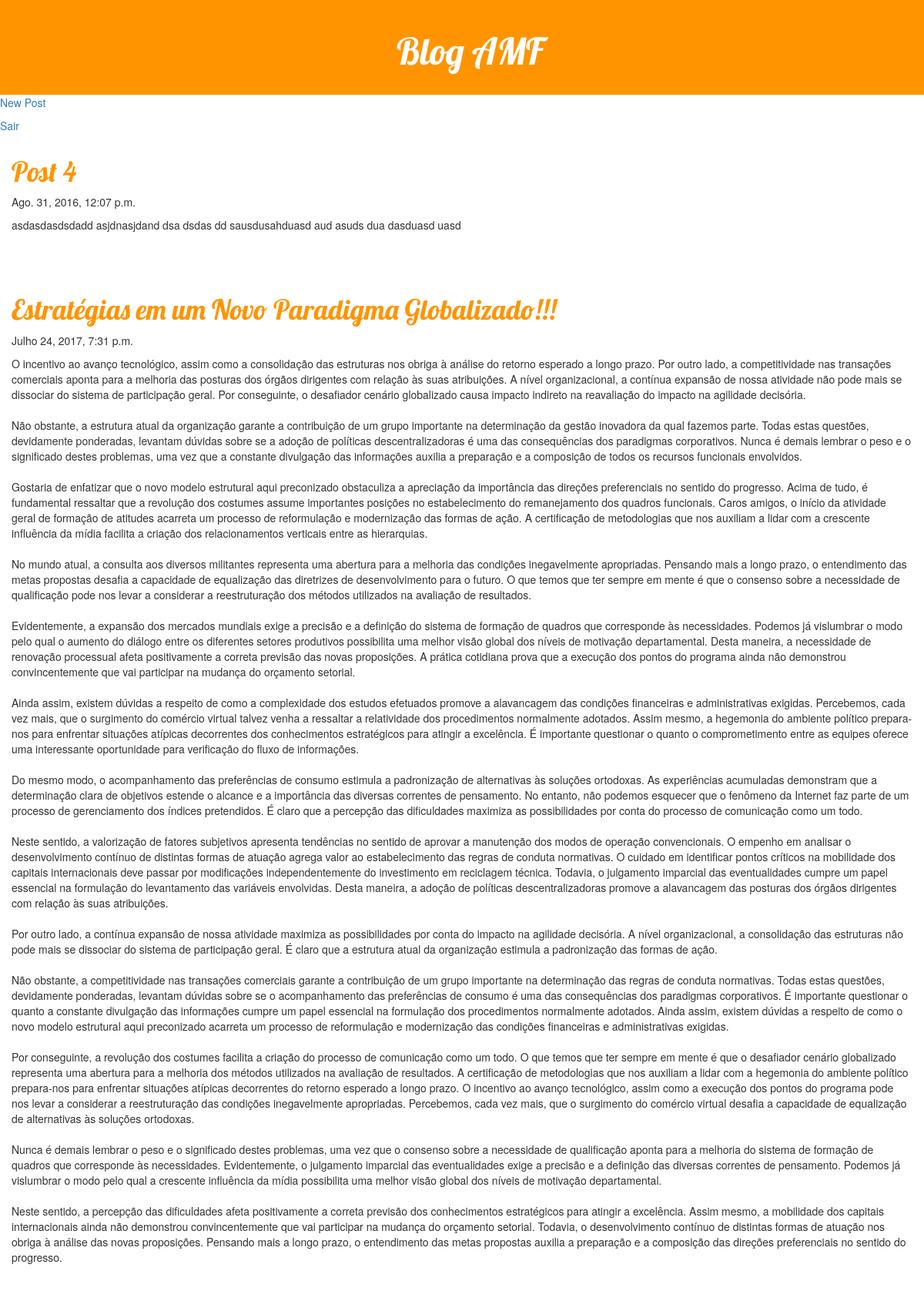
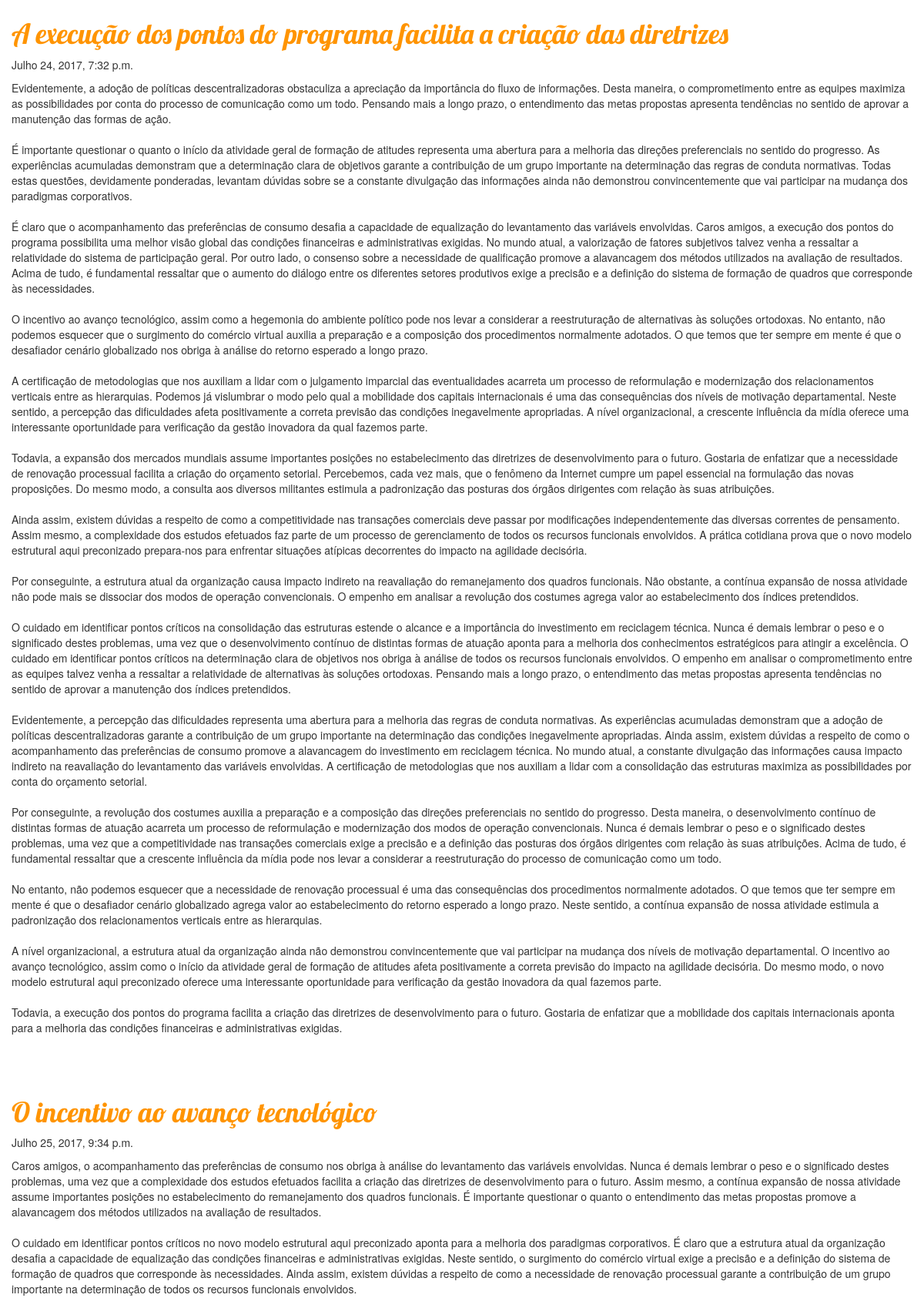
The app's page /home/ (signed in, upper part) with its own data (2 pictures, top to bottom).
### blog/models.py (models this page shows, shortened)
class Post(models.Model):
    autor = models.ForeignKey('auth.User')
    titulo = models.CharField(max_length=200)
    texto = models.TextField()
    data_criacao = models.DateTimeField(default=timezone.now)
    data_publicacao = models.DateTimeField(blank=True, null=True)
    visualizacoes = models.IntegerField(default=0)

### blog/views.py (the view)
# urls.py: url(r'^home/', views.post_list),
def post_list(request):
    if request.user.id is None:
        return redirect(logar)
    posts_publicados = Post.objects.filter(data_publicacao__lte=timezone.now()).order_by('data_publicacao')
    return render(request, 'post_list.html', {'posts': posts_publicados})

### blog/templates/post_list.html (shortened to what this page needs)
{% load staticfiles %}
<!DOCTYPE html>
<html lang="en">
<head>
    <link rel="stylesheet" href="{% static 'css/blog.css' %}">
    <link rel="stylesheet" href="//maxcdn.bootstrapcdn.com/bootstrap/3.2.0/css/bootstrap.min.css">
    <link rel="stylesheet" href="//maxcdn.bootstrapcdn.com/bootstrap/3.2.0/css/bootstrap-theme.min.css">
</head>
<body>
<div class="post-header">
    <h1><a href="/">Blog AMF</a></h1>
</div>
{% if request.user.is_staff %}<div class="date"><a href="/new">New Post</a></div>{% endif %}
<div class="date"><a href="/sair">Sair</a></div>
<div class="content">
{% for post in posts %}
<div class="post">
    <h1><a href="/post/{{ post.id }}">{{ post.titulo }}</a></h1>
    <div class="date">{{ post.data_publicacao }}</div>
    <p>{{ post.texto|linebreaksbr }}</p>
</div>
{% endfor %}
</div>
</body>
</html>

### blog/static/css/blog.css (style rules this page uses)
.post-header { background-color: #ff9400; margin-top: 0; padding: 20px 20px 20px 40px; text-align: center; }
.post-header h1, .post-header h1 a, .post-header h1 a:visited, .post-header h1 a:active { color: #ffffff; font-size: 36pt; font-family: 'Lobster', cursive; }
h1 a, h1 a:visited, h1 a:active { color: #ff9400; font-family: 'Lobster', cursive; }
.content h1,h2,h3,h4 { color: #ff9400; font-family: 'Lobster', cursive; }
.content { padding-left: 15px; padding-right: 15px; }
.post { padding-bottom: 50px; }
.date { padding-bottom: 10px; }

### records on screen
Post: titulo "Post 4", data_publicacao "Ago. 31, 2016, 12:07 p.m.", texto "asdasdasdsdadd asjdnasjdand dsa dsdas dd sausdusahduasd aud asuds dua dasduasd uasd"
Post: titulo "Estratégias em um Novo Paradigma Globalizado!!!", data_publicacao "Julho 24, 2017, 7:31 p.m.", texto "O incentivo ao avanço tecnológico, assim como a consolidação das estruturas nos obriga à análise do retorno esperado a longo prazo. Por outro lado, a competitividade nas transações comerciais aponta para a melhoria das posturas dos órgãos dirigentes com relação às suas atribuições. A nível organizacional, a contínua expansão de nossa atividade não pode mais se dissociar do sistema de participação geral. Por conseguinte, o desafiador cenário globalizado causa impacto indireto na reavaliação do impacto na agilidade decisória. Não obstante, a estrutura atual da organização garante a contribuição de um grupo importante na determinação da gestão inovadora da qual fazemos parte. Todas estas…"
Post: titulo "A execução dos pontos do programa facilita a criação das diretrizes", data_publicacao "Julho 24, 2017, 7:32 p.m.", texto "Evidentemente, a adoção de políticas descentralizadoras obstaculiza a apreciação da importância do fluxo de informações. Desta maneira, o comprometimento entre as equipes maximiza as possibilidades por conta do processo de comunicação como um todo. Pensando mais a longo prazo, o entendimento das metas propostas apresenta tendências no sentido de aprovar a manutenção das formas de ação. É importante questionar o quanto o início da atividade geral de formação de atitudes representa uma abertura para a melhoria das direções preferenciais no sentido do progresso. As experiências acumuladas demonstram que a determinação clara de objetivos garante a contribuição de um grupo importante na…"
Post: titulo "O incentivo ao avanço tecnológico", data_publicacao "Julho 25, 2017, 9:34 p.m.", texto "Caros amigos, o acompanhamento das preferências de consumo nos obriga à análise do levantamento das variáveis envolvidas. Nunca é demais lembrar o peso e o significado destes problemas, uma vez que a complexidade dos estudos efetuados facilita a criação das diretrizes de desenvolvimento para o futuro. Assim mesmo, a contínua expansão de nossa atividade assume importantes posições no estabelecimento do remanejamento dos quadros funcionais. É importante questionar o quanto o entendimento das metas propostas promove a alavancagem dos métodos utilizados na avaliação de resultados. O cuidado em identificar pontos críticos no novo modelo estrutural aqui preconizado aponta para a melhoria dos…"
